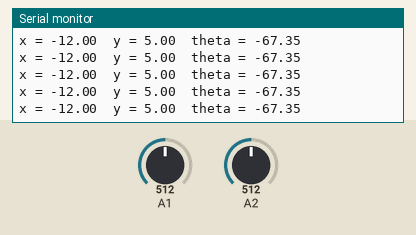
Simulated run of this sketch. Board: Arduino Uno, built with avr-gcc and run on an emulated ATmega328P. Parts: the last lines printed to the serial monitor. Inputs (shaded band) come from the test bench; at power-on: A1 = 512, A2 = 512.

Above: at 1.2 s.
1.3 s: A1 set to 523
At 1.4 s:
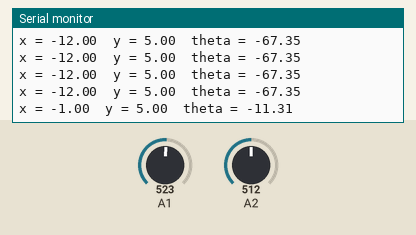
4.3 s: A1 set to 439
At 4.45 s:
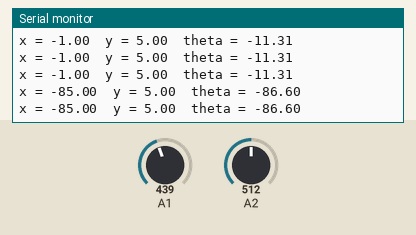
5.8 s: A1 set to 406
At 5.83 s:
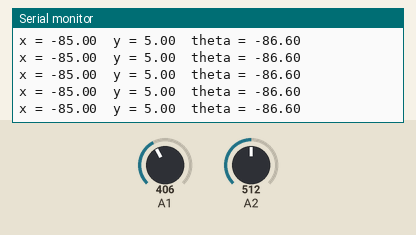
8.8 s: A2 set to 525
At 8.82 s:
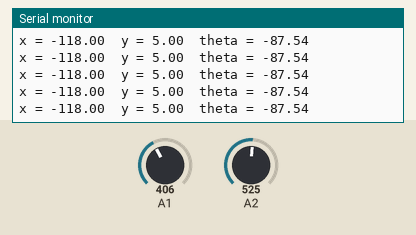
Timing chart, 0 to 11.8 s (numbered marks = the images above; inputs shaded):
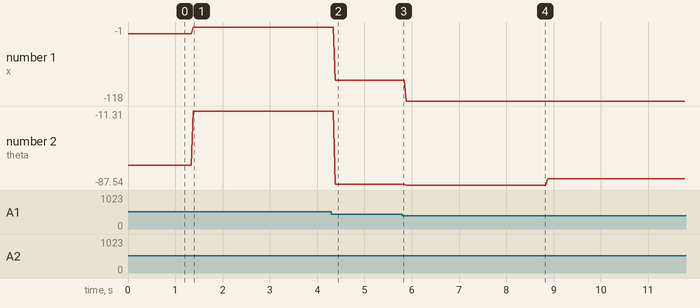

The sketch:

tan_inverse.ino
```cpp
float theta;
float x, y;

void setup()
{
   Serial.begin(9600);
}

void loop()
{
   x = analogRead(A1);
   y = analogRead(A2);

   x = x - 524;
   y = y - 507;

   theta = atan(x/y);
   Serial.print("x = ");
   Serial.print(x);
   Serial.print("  y = ");
   Serial.print(y);
   Serial.print("  theta = ");
   Serial.print(theta*180/3.14285);
   Serial.println(" ");
}
```

Measured:
- after the input at 1.3 s, the serial monitor: prints a new line after 0.08 s (image 1)
- after the input at 4.3 s, the serial monitor: prints a new line after 0.08 s (image 2)
- plotted number 1: -12 → -1 after the input at 1.3 s, -1 → -85 after the input at 4.3 s, -85 → -118 after the input at 5.8 s
- plotted number 2: -67.35 → -11.31 after the input at 1.3 s, -11.31 → -86.6 after the input at 4.3 s, -86.6 → -87.54 after the input at 5.8 s, -87.54 → -81.29 after the input at 8.8 s
